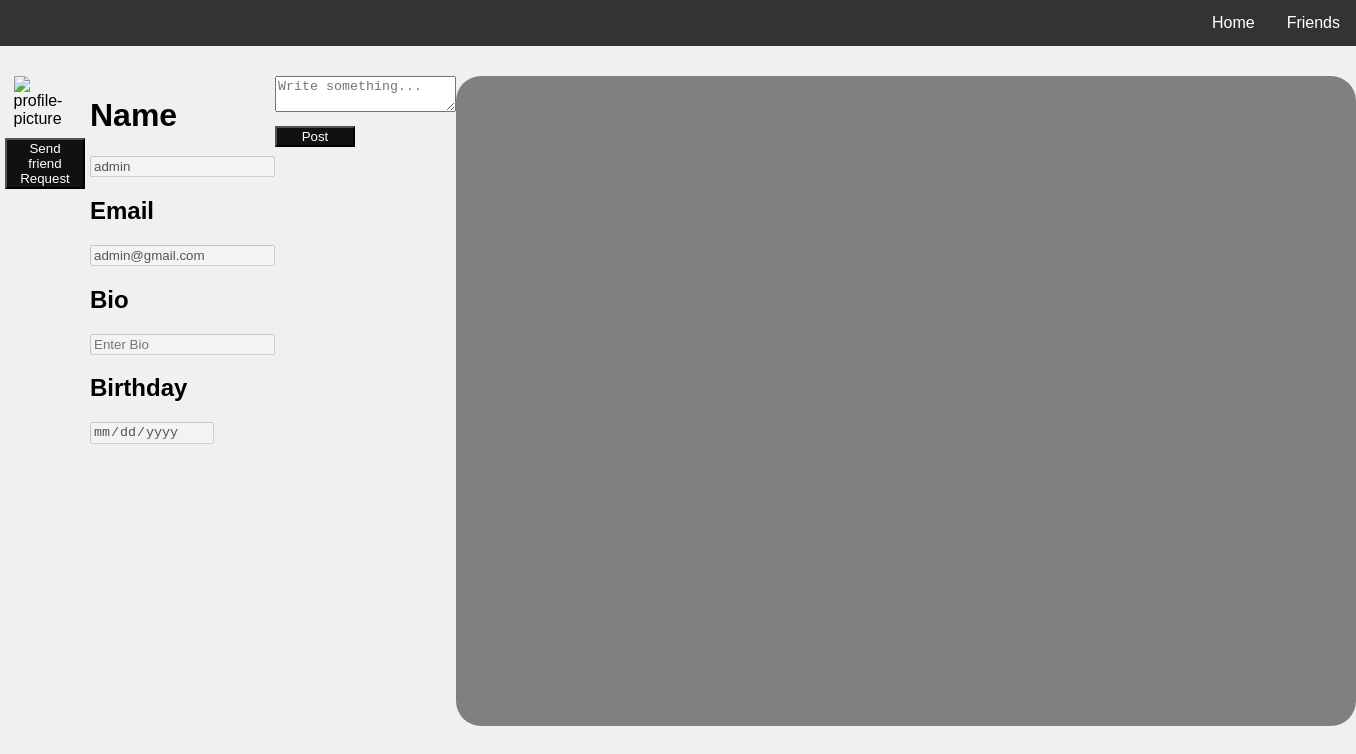
/profile/admin/, run on an earlier commit of the app's database.
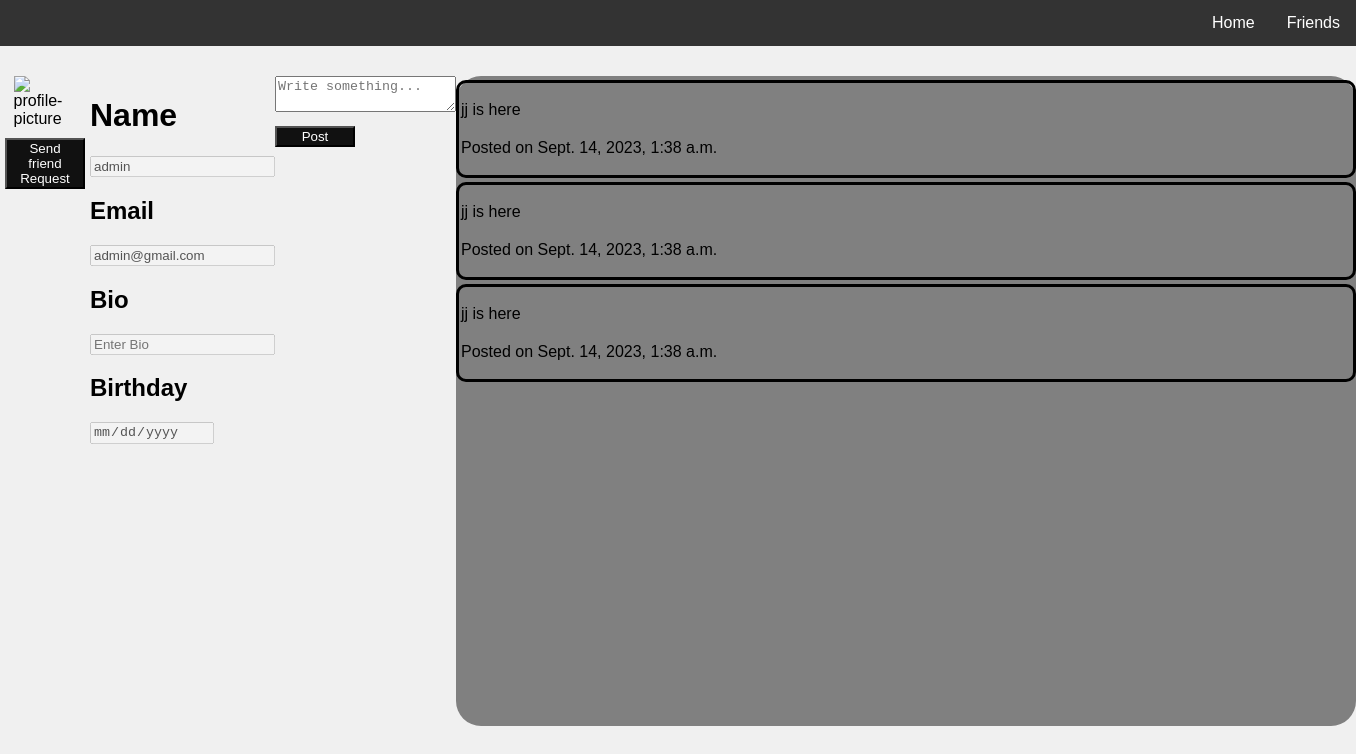
And on a later commit of the database.
### friendlist/models.py (models this page shows)
class Post(models.Model):
    user = models.ForeignKey(User, on_delete=models.CASCADE)
    content = models.TextField()
    timestamp = models.DateTimeField(auto_now_add=True)

### friendlist/views.py (the view)
# urls.py: path('profile/', views.profile_view, name='profile'),
def profile_view(request, username=None):
    if username is None:
        user = request.user
        print("Is user authenticated?", request.user.is_authenticated)
    else:
        user = get_object_or_404(User, username=username)
        print("Is user authenticated?", request.user.is_authenticated)
    is_friend = False
    request_sent = False
    if request.user.is_authenticated and request.user != user:
        is_friend = request.user.friends.filter(friend=user).exists()
    user_posts = Post.objects.filter(user=user)
    context = {
                'user': user,
                'is_friend': is_friend, #passing to template
                'request_sent': request_sent,
                'user_posts':user_posts
              }
    return render(request, 'friendlist/profilepage.html', context)

### friendlist/templates/friendlist/profilepage.html (shortened to what this page needs)
<!DOCTYPE html>
<html lang="en">
  <head>
    <link rel="stylesheet" href="../../static/css/profile.css" />
  </head>
  <body>
    <nav>
      <ul>
        <li><a href="{% url 'friend_page_view' %}">Friends</a></li>
        <li><a href="{% url 'home' %}">Home</a></li>
      </ul>
    </nav>
    <div class="outer-container">
      <div class="main-container">
        <div class="card">
          <img
            src="https://i.pinimg.com/736x/a8/57/00/a85700f3c614f6313750b9d8196c08f5.jpg"
            alt="profile-picture"
            style="width: 70%"
          />
          {% if user != request.user %}
          <form action="{% url 'send_friend_request' user.id %}" method="post">
            <div>
              <button id="friendRequest" value="Send Friend Request">Send friend Request</button>
            </div>
          </form>
          {% endif %}
        </div>
        <form method="post" id="profileForm">
          <div class="inner-container">
            <div>
              <label for="name"><h1>Name</h1></label>
              <input
                type="text"
                placeholder="Enter Name"
                name="username"
                id="usernameInput"
                value="{{ user.username }}"
                required
                disabled
              />
            </div>
            <div>
              <label for="email"><h2>Email</h2></label>
              <input
                type="email"
                placeholder="Enter Email"
                name="email"
                id="emailInput"
                value="{{ user.email }}"
                required
                disabled
              />
            </div>
            <div>
              <label for="bio"><h2>Bio</h2></label>
              <input
                type="text"
                placeholder="Enter Bio"
                name="bio"
                id="bioInput"
                value="{{ user.profile.bio }}"
                required
                disabled
              />
            </div>
            <div>
              <label for="birthday"><h2>Birthday</h2></label>
              <input
                type="date"
                placeholder="Enter Birthday"
                name="birthday"
                id="birthdayInput"
                value="{{ user.profile.birthday }}"
                required
                disabled
              />
            </div>
          </div>
        </form>
        <div class="new-post">
          <form method="post" id="newPostForm">
            <textarea name="content" placeholder="Write something..." required></textarea>
            <button type="submit">Post</button>
          </form>
        </div>
        <div class="feed-container">
          {% for post in user_posts %}
          <div class="post">
            <p>{{ post.content }}</p>
            {% if post.timestamp %}
            <p>Posted on {{ post.timestamp }}</p>
            {% endif %}
          </div>
          {% endfor %}
        </div>
      </div>
    </div>
  </body>
</html>

### friendlist/static/css/profile.css (style rules this page uses)
body { font-family: Arial, sans-serif; background-color: #f0f0f0; margin: 0; }
ul { list-style-type: none; margin: 0; padding: 0; overflow: hidden; background-color: #333; }
li { float: right; }
li a { display: block; color: white; text-align: center; padding: 14px 16px; text-decoration: none; }
.card { transition: 0.3s; width:25%; margin-bottom: 50px; display: flex; flex-direction: column; align-items: center; }
button { width: 80px; margin-top: 10px; background-color: #111; color: white; }
.main-container { display: flex; justify-content: space-between; }
.outer-container { margin-top: 30px; display: flex; justify-content: space-around; }
.feed-container { min-width: 900px; height: 650px; background-color: #808080; border-radius: 25px; }
.post { border-style: solid; border-radius: 10px; margin-top: 4px; margin-bottom: 4px; }
.post p { padding: 2px; }

What changed in the data, as far as the page shows it:
added Post: content "jj is here", timestamp "Sept. 14, 2023, 1:38 a.m."
added Post: content "jj is here", timestamp "Sept. 14, 2023, 1:38 a.m."
added Post: content "jj is here", timestamp "Sept. 14, 2023, 1:38 a.m."
